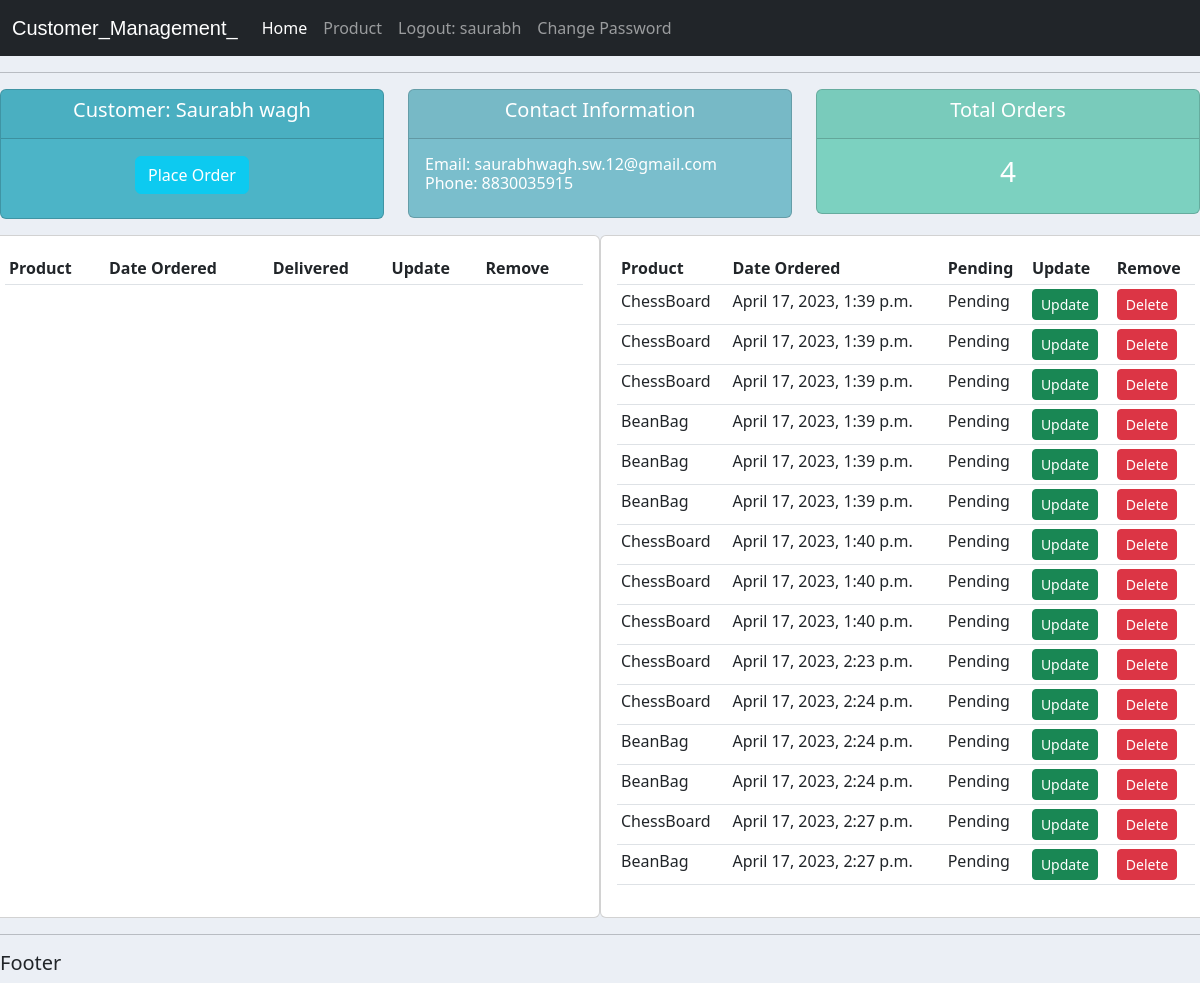
The app's page /customer/1/ (signed in), older data.
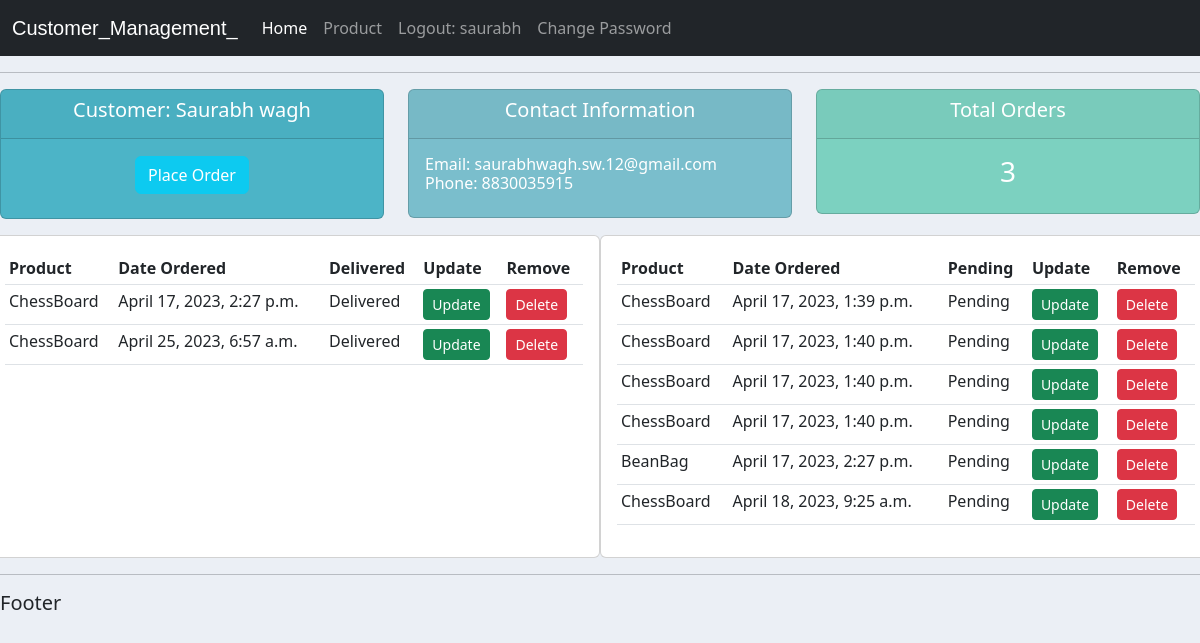
The same page, newer data.
### App/models.py (models this page shows, shortened)
class Order(models.Model):
    STATUS = (
        ('Pending','Pending'),('Out for Delivery','Out for Delivery'),('Delivered','Delivered')
    )
    cust = models.ForeignKey(Customer,null=True,on_delete=models.SET_NULL,serialize=id)  # Many(order) to One(customer) relationship : One Customer can have Multiple orders.
    prod = models.ForeignKey(Product,null=True,on_delete=models.SET_NULL,serialize=id)   # Many(order) to One(product) Relationship : One Product can be ordered Multiple times.
    date = models.DateTimeField(auto_now_add=True)
    status = models.CharField(max_length=200,null=True,choices=STATUS)

class Product(models.Model):
    CATEGORY = (('Indoor','Indoor'),('Outdoor','Outdoor'))
    tag = models.ManyToManyField(Tag)
    name = models.CharField(max_length=200,null=True)
    price = models.FloatField(null=True)
    category = models.CharField(max_length=200,null=True,choices=CATEGORY)
    description = models.CharField(max_length=200,null=True,blank=True)
    date = models.DateTimeField(auto_now_add=True)

### App/decorators.py (the view)
        def wrapper_func(request,*args,**kwargs):
            group = None
            if request.user.groups.exists():
                group = request.user.groups.all()[0].name
            if group in allowed_roles:
                return view_func(request,*args,**kwargs)
            else:
                return redirect('/products/')

### App/views.py (called while the page is built)
@login_required(login_url='/login/')
@allowedUsers(allowed_roles=['admin','staff'])
def customerPage(request,cid):
    customer = Customer.objects.get(pk=cid)
    orders = customer.order_set.all()
    orderCount = orders.count()
    delivered = Order.objects.filter(status='Delivered')
    pending = Order.objects.filter(status='Pending')
    return render(request,'customer.html',{'customer':customer,'orderCount':orderCount,'order':orders,'delivered':delivered,'pending':pending})

### templates/customer.html (shortened to what this page needs)
{% extends 'main.html' %}
{%block content%}
<div class="row">
    <div class="col">
        <div class="col-md">
            <div class="card text-center text-white mb-3" id="total_orders">
                <div class="card-header">
                    <h5 class="card-title">Customer: {{customer.name}}</h5>
                </div>
                <div class="card-body">
                    <h3 class="card-title">
                        <a class="btn btn-info text-white" href="/createOrder/{{customer.id}}/">Place Order</a>
                    </h3>
                </div>
            </div>
        </div>
    </div>
    <div class="col">
        <div class="col-md">
            <div class="card text-center text-white mb-3" id="orders_delivered">
                <div class="card-header">
                    <h5 class="card-title">Contact Information</h5>
                </div>
                <div class="card-body">
                    <h6 class="card-title">
                        <div style="text-align:left;">Email: {{customer.email}}</div>
                        <div style="text-align:left;">Phone: {{customer.phone}}</div>
                    </h6>
                </div>
            </div>
        </div>
    </div>
    <div class="col">
        <div class="col-md">
            <div class="card text-center text-white mb-3" id="orders_pending">
                <div class="card-header">
                    <h5 class="card-title">Total Orders</h5>
                </div>
                <div class="card-body">
                    <h3 class="card-title">{{orderCount}}</h3>
                </div>
            </div>
        </div>
    </div>
</div>
<div class="row">
    <div class="col-md-5 card card-body">
        <div class="">
            <table class="table table-sm ">
                <tr>
                    <th>Product</th>
                    <th>Date Ordered</th>
                    <th>Delivered</th>
                    <th>Update</th>
                    <th>Remove</th>
                </tr>
                {%for i in delivered%}
                    <tr>
                        <td>{{i.prod.name}}</td>
                        <td>{{i.date}}</td>
                        <td>{{i.status}}</td>
                        <td><a href="/updateOrder/{{i.id}}" class="btn btn-sm btn-success">Update</a></td>
                        <td><a href="/deleteOrder/{{i.id}}" class="btn btn-sm btn-danger">Delete</a></td>
                    </tr>
                {%endfor%}
            </table>
        </div>
    </div>
    <div class="col-md-5 card card-body">
        <div class="">
            <table class="table table-sm ">
                <tr>
                    <th>Product</th>
                    <th>Date Ordered</th>
                    <th>Pending</th>
                    <th>Update</th>
                    <th>Remove</th>
                </tr>
                {%for i in pending%}
                    <tr>
                        <td>{{i.prod.name}}</td>
                        <td>{{i.date}}</td>
                        <td>{{i.status}}</td>
                        <td><a href="/updateOrder/{{i.id}}" class="btn btn-sm btn-success">Update</a></td>
                        <td><a href="/deleteOrder/{{i.id}}" class="btn btn-sm btn-danger">Delete</a></td>
                    </tr>
                {%endfor%}
            </table>
        </div>
    </div>
</div>
{%endblock content%}

Row changes from the older to the newer data that the page shows:
removed Order: prod.name "ChessBoard", date "April 17, 2023, 1:39 p.m.", status "Pending", shown under "4"
removed Order: prod.name "ChessBoard", date "April 17, 2023, 1:39 p.m.", status "Pending", shown under "4"
removed Order: prod.name "BeanBag", date "April 17, 2023, 1:39 p.m.", status "Pending", shown under "4"
removed Order: prod.name "BeanBag", date "April 17, 2023, 1:39 p.m.", status "Pending", shown under "4"
removed Order: prod.name "BeanBag", date "April 17, 2023, 1:39 p.m.", status "Pending", shown under "4"
removed Order: prod.name "ChessBoard", date "April 17, 2023, 2:23 p.m.", status "Pending", shown under "4"
removed Order: prod.name "ChessBoard", date "April 17, 2023, 2:24 p.m.", status "Pending", shown under "4"
removed Order: prod.name "BeanBag", date "April 17, 2023, 2:24 p.m.", status "Pending", shown under "4"
removed Order: prod.name "BeanBag", date "April 17, 2023, 2:24 p.m.", status "Pending", shown under "4"
changed Order (number 1 of 8 on the later page): moves from the list under "4" to the list under "3"
added Order: prod.name "ChessBoard", date "April 25, 2023, 6:57 a.m.", status "Delivered", shown under "3"
added Order: prod.name "ChessBoard", date "April 18, 2023, 9:25 a.m.", status "Pending"
Text that changed along with them:
{{ orderCount }}: "4" → "3"
